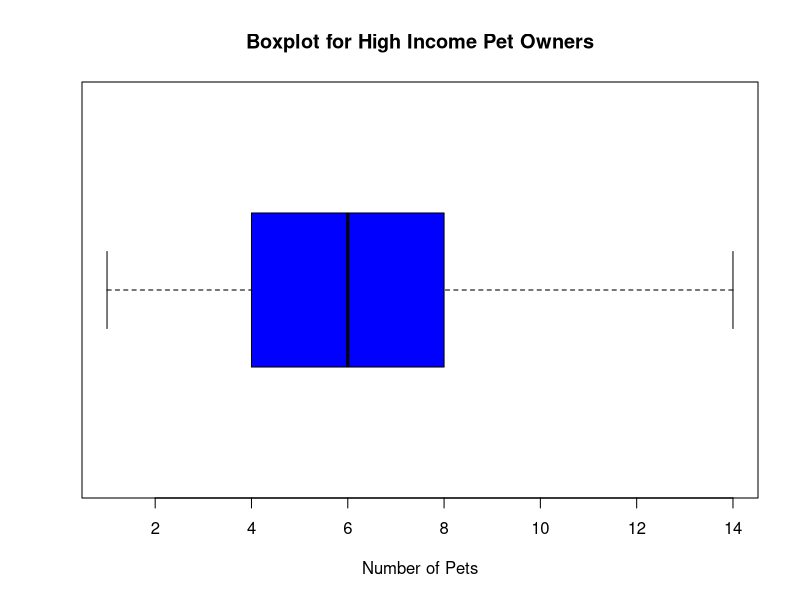
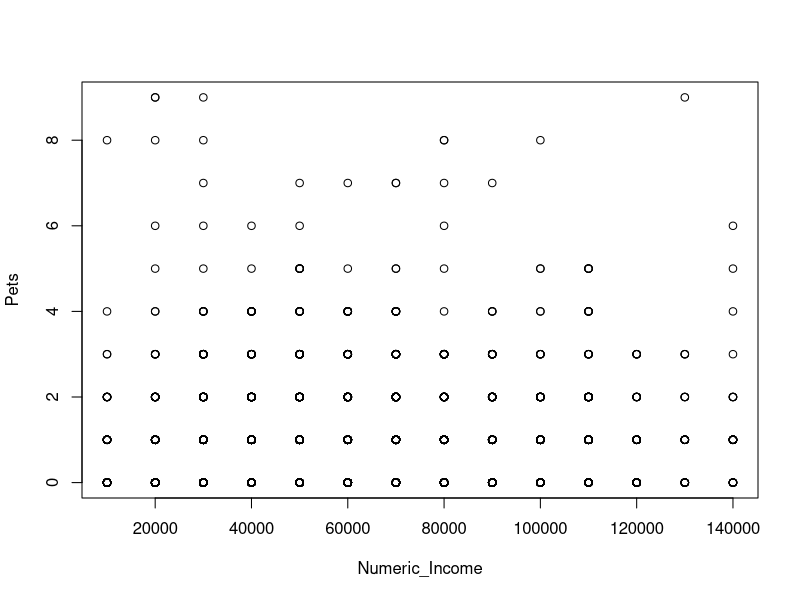
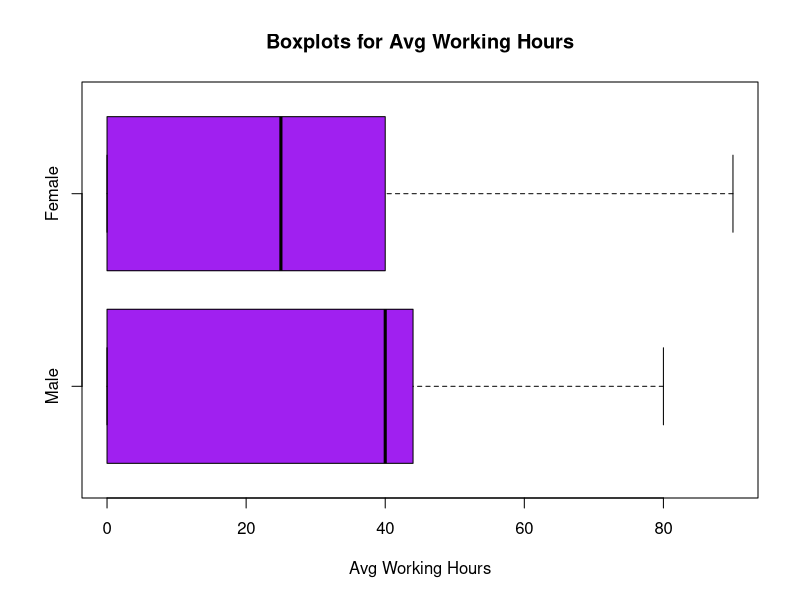

Write R code to recreate these figures, in order.
# Set working directory
setwd("/Users/amandaquan/Library/CloudStorage/OneDrive-CalPoly/BUS 497/Final Project")

# Import excel file
library(readxl)
ERIMData <- read_excel("ERIMData.xlsx")
View(ERIMData)


# ----------------------------------------------------------------------------------------------------------------
# OMITING DATA ---

# Remove Missing Values From Dataset
length(which(is.na(ERIMData))) # 4
which(is.na(ERIMData)) # 3676 10663 12081 14658

# summary of ERIMData
summary(ERIMData)

# Remove NAs from the Dataset
ERIMDataOmit = na.omit(ERIMData)

# Note: using ERIMDATA, not Ommission_Data

# Updated to exclude the N/A data
# Subseting Residence Status & Education Level (Male & Female) 
myData1 = ERIMDataOmit[,c("ResStatus","MEdu")]
myData2 = ERIMDataOmit[,c("ResStatus","FEdu")]


# ----------------------------------------------------------------------------------------------------------------
# Create Custom Binning the Data Based the Education level 
# Subseting Male Education
myData1$Binning = cut(ERIMDataOmit$MEdu, breaks = c(-Inf, 8, 9, 10, 11),
                      labels = c("No College", "College", "Graduate", "Post-Graduate"))

# Count the number of Bins
length(which(myData1$Binning == "No College")) # 2474
length(which(myData1$Binning == "College")) # 414
length(which(myData1$Binning == "Graduate")) # 102
length(which(myData1$Binning == "Post-Graduate")) # 199


# Subseting Female Education
myData2$Binning = cut(ERIMDataOmit$FEdu, breaks = c(-Inf, 8, 9, 10, 11),
                      labels = c("No College", "College", "Graduate", "Post-Graduate"))

length(which(myData2$Binning == "No College")) # 2444
length(which(myData2$Binning == "College")) # 451
length(which(myData2$Binning == "Graduate")) # 141
length(which(myData2$Binning == "Post-Graduate")) # 149

# ----------------------------------------------------------------------------------------------------------------
# BULL SHIT WE NEED TO FIX ---- 

# Subseting Income 
myData3 = ERIMDataOmit[,c("HHInc", "HHNbr", "MWrkHrs", "FWrkHrs", "Cats", "Dogs")]

myData3$Pets = myData3$Cats + myData3$Dogs


myData3$Income = cut(ERIMDataOmit$HHInc, breaks = c(-Inf, 6, 9, 14),
                      labels = c("Low Income", "Middle Income", "High Income"))

myData4 = myData3[myData3$Pets == 1 & myData3$Income == "High Income",]

# KEEP FOR NOW --
# length(which(myData3$Income == "High Income" & myData3$Pets <= 2)) # 406
# length(which(myData3$Income == "High Income" & myData3$Pets <= 1)) # 344
# length(which(myData3$Income == "High Income" & myData3$Pets == 0)) # 161
# length(which(myData3$Income == "Low Income" & myData3$Pets >= 4)) # 55


boxplot(myData3$HHInc,
        main = "Boxplot for High Income Pet Owners",
        xlab = "Number of Pets",
        names = c("Income"),
        horizontal = TRUE,
        col = "blue")

myData3$Numeric_Income = as.numeric(myData3$HHInc * 10000)
plot(Pets ~ Numeric_Income, data = myData3)



# ----------------------------------------------------------------------------------------------------------------
# BOXPLOTS ---

# Create a Boxplot for Male/Female Avg Working Hours

# Male Avg Working Hours
boxplot(ERIMDataOmit$MWrkHrs, ERIMDataOmit$FWrkHrs, 
        main = "Boxplots for Avg Working Hours",
        xlab = "Avg Working Hours",
        names = c("Male", "Female"),
        horizontal = TRUE,
        col = "purple")

summary(ERIMDataOmit$MWrkHrs) # Min. 1st Qu.  Median    Mean 3rd Qu.    Max. 
# 0.00    0.00   40.00   26.34   44.00   80.00

summary(ERIMDataOmit$FWrkHrs) # Min. 1st Qu.  Median    Mean 3rd Qu.    Max. 
# 0.00    0.00   25.00   22.1   40.00   90.00 

# Based on observation: On average, males work more than females. 
# Males working on avg of 26.34 hrs compared to females where they work 22.11 hours.

# ----------------------------------------------------------------------------------------------------------------
# MODELING 1 --- Determining how education and working hours influences income

# What is the average HHInc
model1 <- lm(HHInc ~ MEdu + MWrkHrs, data = ERIMDataOmit)
summary(model1)
options(scipen = 999)

# Male education of college degree and works 50 hrs
test = 3.441818 + (0.299144* 9) + (0.036294 * 50) # 7.948814

model2 <- lm(HHInc ~ FEdu + FWrkHrs, data = ERIMDataOmit)
summary(model2)

# Female education of a graduate college degree and works 50 hrs
test2 = 3.163006 + (0.348224*11) + (0.023917*50) # 8.18932



# ----------------------------------------------------------------------------------------------------------------
# MODELING 2 - Determing whether education, work hours, influences residency status

# Determining whether residency status is influenced by gender, working hours, etc.
# Includes frozen dinner
model3 <- lm(ResStatus ~ MEdu + MWrkHrs + DinExp, data = ERIMDataOmit)
summary(model3)

model4 <- lm(ResStatus ~ MEdu + MWrkHrs + FEdu + FWrkHrs, data = ERIMDataOmit)
summary(model4)

# Includes household members
model5 <- lm(ResStatus ~ MEdu + MWrkHrs + FEdu + FWrkHrs + HHNbr, data = ERIMDataOmit)
summary(model5)

# ----------------------------------------------------------------------------------------------------------------
# MODELING 3 --- Determining whether income influences dog ownership

# Determine whether income influences the amount of dogs they own.
dog_model = lm(HHInc ~ Dogs, data = ERIMDataOmit)
summary(dog_model)

dog_model2 = lm(HHInc ~ Dogs + ResType, data = ERIMDataOmit)
summary(dog_model2)























